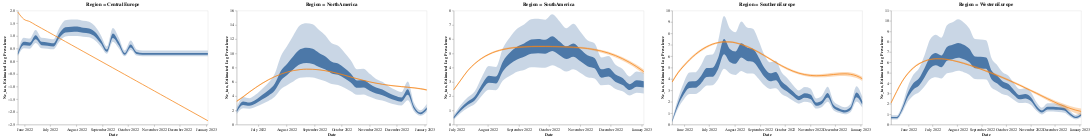

The notebook cell saved with this chart:
### Code cell
alt.concat(*(
    alt.layer(ne_plot, case_prev_plot, title=f"Region = {val}").transform_filter(alt.datum.region == val).resolve_scale(y='shared')
    for val in combined_ne_prev_df.region.unique() if val != np.nan
))

### Figure 1 — Vega-Lite specification as saved in the notebook (floating-point values rounded to 4 significant figures; data arrays with more than 128 entries replaced by an {"elided": "..."} marker saying what was removed)
{"config": {"view": {"continuousWidth": 400, "continuousHeight": 300}}, "concat": [{"layer": [{"layer": [{"mark": {"type": "area", "interpolate": "monotone"}, "encoding": {"x": {"axis": {"format": "%B %Y", "grid": false, "title": "Date"}, "field": "date", "type": "temporal"}, "y": {"axis": {"grid": false, "title": "Ne_tao"}, "field": "lower_hpd_log_50", "type": "quantitative"}, "y2": {"field": "upper_hpd_log_50"}}, "height": 300, "width": 500}, {"mark": {"type": "area", "interpolate": "monotone", "opacity": 0.3}, "encoding": {"x": {"axis": {"grid": false, "title": "Date"}, "field": "date", "type": "temporal"}, "y": {"field": "lower_hpd_log_95", "type": "quantitative"}, "y2": {"field": "upper_hpd_log_95"}}, "height": 300, "width": 500}]}, {"layer": [{"mark": {"type": "area", "color": "#f58518", "interpolate": "monotone", "opacity": 0.3}, "encoding": {"x": {"axis": {"format": "%B %Y", "grid": false, "title": "Date"}, "field": "date", "type": "temporal"}, "y": {"axis": {"grid": false, "title": "Estimated Log Prevalence"}, "field": "log_lower_95", "type": "quantitative"}, "y2": {"field": "log_upper_95"}}, "height": 300, "width": 500}, {"mark": {"type": "line", "color": "#f58518", "interpolate": "monotone", "opacity": 1}, "encoding": {"x": {"axis": {"grid": false, "title": "Date"}, "field": "date", "type": "temporal"}, "y": {"axis": {"grid": false, "title": ""}, "field": "log_median", "type": "quantitative"}}, "height": 300, "width": 500}]}], "resolve": {"scale": {"y": "shared"}}, "title": "Region = CentralEurope", "transform": [{"filter": "(datum.region === 'CentralEurope')"}]}, {"layer": [{"layer": [{"mark": {"type": "area", "interpolate": "monotone"}, "encoding": {"x": {"axis": {"format": "%B %Y", "grid": false, "title": "Date"}, "field": "date", "type": "temporal"}, "y": {"axis": {"grid": false, "title": "Ne_tao"}, "field": "lower_hpd_log_50", "type": "quantitative"}, "y2": {"field": "upper_hpd_log_50"}}, "height": 300, "width": 500}, {"mark": {"type": "area", "interpolate": "monotone", "opacity": 0.3}, "encoding": {"x": {"axis": {"grid": false, "title": "Date"}, "field": "date", "type": "temporal"}, "y": {"field": "lower_hpd_log_95", "type": "quantitative"}, "y2": {"field": "upper_hpd_log_95"}}, "height": 300, "width": 500}]}, {"layer": [{"mark": {"type": "area", "color": "#f58518", "interpolate": "monotone", "opacity": 0.3}, "encoding": {"x": {"axis": {"format": "%B %Y", "grid": false, "title": "Date"}, "field": "date", "type": "temporal"}, "y": {"axis": {"grid": false, "title": "Estimated Log Prevalence"}, "field": "log_lower_95", "type": "quantitative"}, "y2": {"field": "log_upper_95"}}, "height": 300, "width": 500}, {"mark": {"type": "line", "color": "#f58518", "interpolate": "monotone", "opacity": 1}, "encoding": {"x": {"axis": {"grid": false, "title": "Date"}, "field": "date", "type": "temporal"}, "y": {"axis": {"grid": false, "title": ""}, "field": "log_median", "type": "quantitative"}}, "height": 300, "width": 500}]}], "resolve": {"scale": {"y": "shared"}}, "title": "Region = NorthAmerica", "transform": [{"filter": "(datum.region === 'NorthAmerica')"}]}, {"layer": [{"layer": [{"mark": {"type": "area", "interpolate": "monotone"}, "encoding": {"x": {"axis": {"format": "%B %Y", "grid": false, "title": "Date"}, "field": "date", "type": "temporal"}, "y": {"axis": {"grid": false, "title": "Ne_tao"}, "field": "lower_hpd_log_50", "type": "quantitative"}, "y2": {"field": "upper_hpd_log_50"}}, "height": 300, "width": 500}, {"mark": {"type": "area", "interpolate": "monotone", "opacity": 0.3}, "encoding": {"x": {"axis": {"grid": false, "title": "Date"}, "field": "date", "type": "temporal"}, "y": {"field": "lower_hpd_log_95", "type": "quantitative"}, "y2": {"field": "upper_hpd_log_95"}}, "height": 300, "width": 500}]}, {"layer": [{"mark": {"type": "area", "color": "#f58518", "interpolate": "monotone", "opacity": 0.3}, "encoding": {"x": {"axis": {"format": "%B %Y", "grid": false, "title": "Date"}, "field": "date", "type": "temporal"}, "y": {"axis": {"grid": false, "title": "Estimated Log Prevalence"}, "field": "log_lower_95", "type": "quantitative"}, "y2": {"field": "log_upper_95"}}, "height": 300, "width": 500}, {"mark": {"type": "line", "color": "#f58518", "interpolate": "monotone", "opacity": 1}, "encoding": {"x": {"axis": {"grid": false, "title": "Date"}, "field": "date", "type": "temporal"}, "y": {"axis": {"grid": false, "title": ""}, "field": "log_median", "type": "quantitative"}}, "height": 300, "width": 500}]}], "resolve": {"scale": {"y": "shared"}}, "title": "Region = SouthAmerica", "transform": [{"filter": "(datum.region === 'SouthAmerica')"}]}, {"layer": [{"layer": [{"mark": {"type": "area", "interpolate": "monotone"}, "encoding": {"x": {"axis": {"format": "%B %Y", "grid": false, "title": "Date"}, "field": "date", "type": "temporal"}, "y": {"axis": {"grid": false, "title": "Ne_tao"}, "field": "lower_hpd_log_50", "type": "quantitative"}, "y2": {"field": "upper_hpd_log_50"}}, "height": 300, "width": 500}, {"mark": {"type": "area", "interpolate": "monotone", "opacity": 0.3}, "encoding": {"x": {"axis": {"grid": false, "title": "Date"}, "field": "date", "type": "temporal"}, "y": {"field": "lower_hpd_log_95", "type": "quantitative"}, "y2": {"field": "upper_hpd_log_95"}}, "height": 300, "width": 500}]}, {"layer": [{"mark": {"type": "area", "color": "#f58518", "interpolate": "monotone", "opacity": 0.3}, "encoding": {"x": {"axis": {"format": "%B %Y", "grid": false, "title": "Date"}, "field": "date", "type": "temporal"}, "y": {"axis": {"grid": false, "title": "Estimated Log Prevalence"}, "field": "log_lower_95", "type": "quantitative"}, "y2": {"field": "log_upper_95"}}, "height": 300, "width": 500}, {"mark": {"type": "line", "color": "#f58518", "interpolate": "monotone", "opacity": 1}, "encoding": {"x": {"axis": {"grid": false, "title": "Date"}, "field": "date", "type": "temporal"}, "y": {"axis": {"grid": false, "title": ""}, "field": "log_median", "type": "quantitative"}}, "height": 300, "width": 500}]}], "resolve": {"scale": {"y": "shared"}}, "title": "Region = SouthernEurope", "transform": [{"filter": "(datum.region === 'SouthernEurope')"}]}, {"layer": [{"layer": [{"mark": {"type": "area", "interpolate": "monotone"}, "encoding": {"x": {"axis": {"format": "%B %Y", "grid": false, "title": "Date"}, "field": "date", "type": "temporal"}, "y": {"axis": {"grid": false, "title": "Ne_tao"}, "field": "lower_hpd_log_50", "type": "quantitative"}, "y2": {"field": "upper_hpd_log_50"}}, "height": 300, "width": 500}, {"mark": {"type": "area", "interpolate": "monotone", "opacity": 0.3}, "encoding": {"x": {"axis": {"grid": false, "title": "Date"}, "field": "date", "type": "temporal"}, "y": {"field": "lower_hpd_log_95", "type": "quantitative"}, "y2": {"field": "upper_hpd_log_95"}}, "height": 300, "width": 500}]}, {"layer": [{"mark": {"type": "area", "color": "#f58518", "interpolate": "monotone", "opacity": 0.3}, "encoding": {"x": {"axis": {"format": "%B %Y", "grid": false, "title": "Date"}, "field": "date", "type": "temporal"}, "y": {"axis": {"grid": false, "title": "Estimated Log Prevalence"}, "field": "log_lower_95", "type": "quantitative"}, "y2": {"field": "log_upper_95"}}, "height": 300, "width": 500}, {"mark": {"type": "line", "color": "#f58518", "interpolate": "monotone", "opacity": 1}, "encoding": {"x": {"axis": {"grid": false, "title": "Date"}, "field": "date", "type": "temporal"}, "y": {"axis": {"grid": false, "title": ""}, "field": "log_median", "type": "quantitative"}}, "height": 300, "width": 500}]}], "resolve": {"scale": {"y": "shared"}}, "title": "Region = WesternEurope", "transform": [{"filter": "(datum.region === 'WesternEurope')"}]}], "data": {"name": "data-7bb4df68803f75e93bd9389168564906"}, "$schema": "https://vega.github.io/schema/vega-lite/v4.17.0.json", "datasets": {"data-7bb4df68803f75e93bd9389168564906": {"elided": "161 records"}}}
